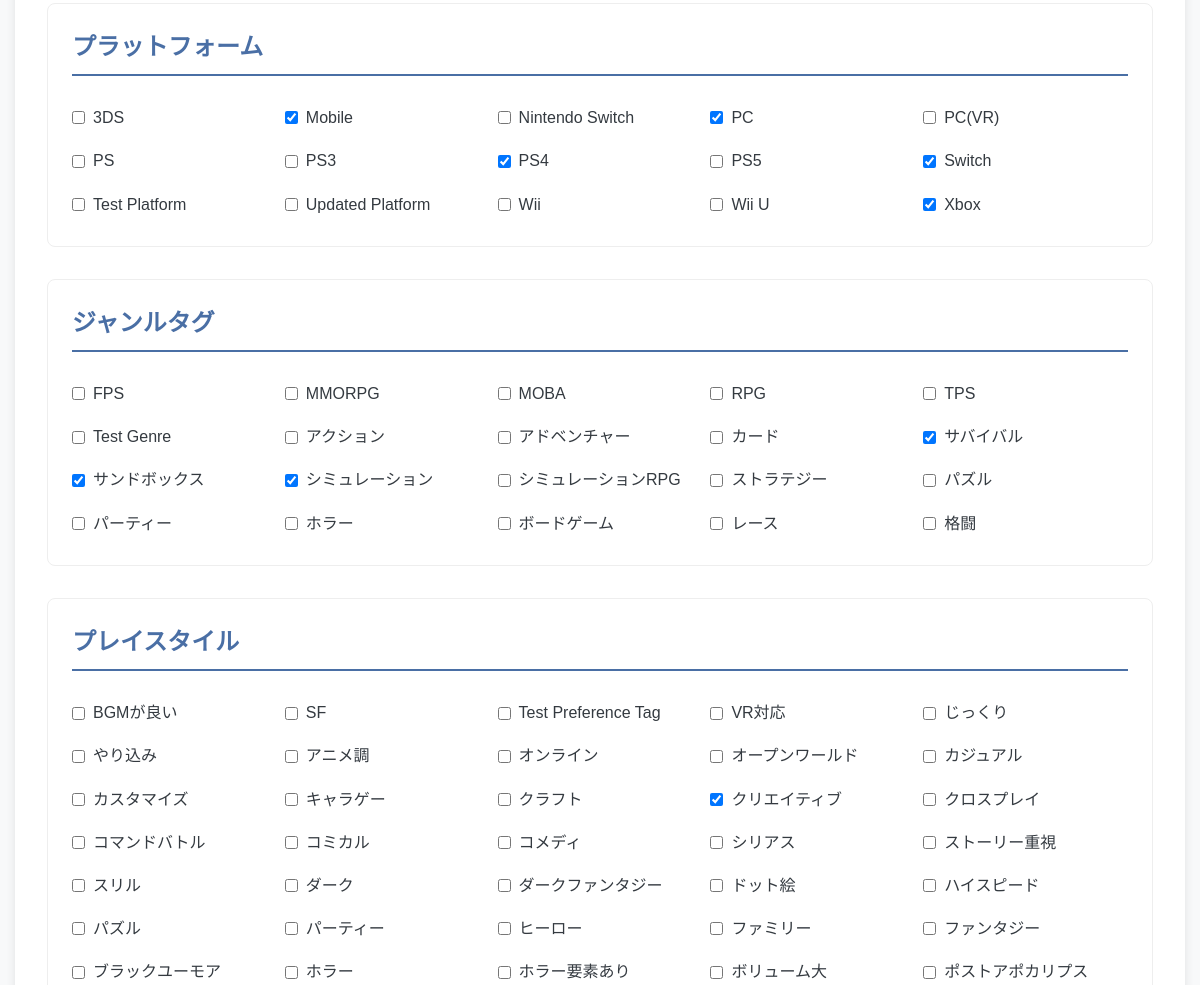
The app's page /edit/5 (middle part), older data.
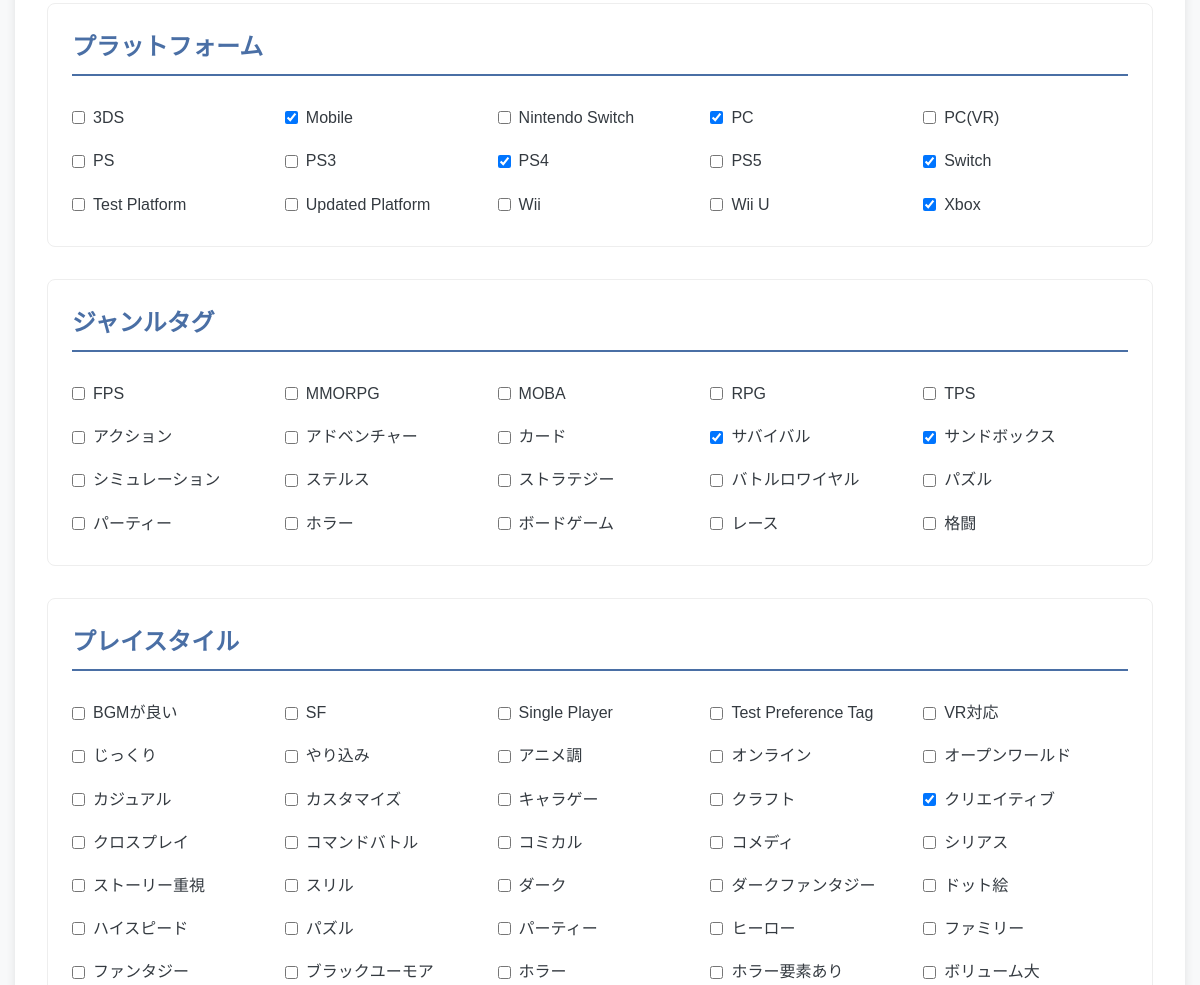
The same page, newer data.
### tables this page shows
CREATE TABLE platforms (
    platform_id INTEGER PRIMARY KEY AUTOINCREMENT,
    name TEXT NOT NULL UNIQUE,
    manufacturer TEXT,
    release_year INTEGER
);

CREATE TABLE genres (
    genre_id INTEGER PRIMARY KEY AUTOINCREMENT,
    name TEXT NOT NULL UNIQUE,
    description TEXT
);

### app.py (the view, shortened to what this page needs)
@app.route('/edit/<int:game_id>', methods=['GET', 'POST'])
def edit_game(game_id):
    game = game_dao.get_game_by_id(game_id)
    if not game:
        flash('Game not found', 'error')
        return redirect(url_for('index'))
    filter_options = get_filter_options()
    formatted_game = {
        'game_id': game['game_id'],
        'title': game['title'],
        'release_date': game['release_date'],
        'description': game['description'],
        'rating': game['rating'],
        'price': game['price'],
        'image_url': game['image_url'],
        'developer_name': game['developer']['name'],
        'developer_country': game['developer']['country'],
        'genre': game['genre']['name'],
        'platforms': game['platforms'],
        'genre_tags': game['genre_tags'],
        'preference_tags': game['preference_tags']
    }
    return render_template('edit.html',
                         game=formatted_game,
                         filter_options=filter_options)

### app.py (called while the page is built)
def get_filter_options():
    genres = game_dao.db_manager.execute_query("SELECT DISTINCT name FROM genres ORDER BY name")
    genre_options = [g[0] for g in genres]
    preferences = game_dao.db_manager.execute_query("SELECT DISTINCT name FROM preferences WHERE category = 'preference' ORDER BY name")
    preference_options = [p[0] for p in preferences]
    countries = game_dao.db_manager.execute_query("SELECT DISTINCT country FROM developers ORDER BY country")
    country_options = [c[0] for c in countries]
    platforms = game_dao.db_manager.execute_query("SELECT DISTINCT name FROM platforms ORDER BY name")
    platform_options = [p[0] for p in platforms]
    return {
        'genres': genre_options,
        'preferences': preference_options,
        'countries': country_options,
        'platforms': platform_options
    }

### backend/db_manager.py (called while the page is built)
    def connect(self) -> sqlite3.Connection:
        if self._connection is None:
            self._connection = sqlite3.connect(self.db_path)
            self._connection.execute("PRAGMA foreign_keys = ON")
            self._connection.execute("PRAGMA case_sensitive_like = ON")
        return self._connection

### templates/edit.html (shortened to what this page needs)
{% extends "base.html" %}
{% block content %}
<div class="form-page">
<form method="post" action="{{ url_for('edit_game', game_id=game.game_id) }}" class="game-form" enctype="multipart/form-data">
        <div class="form-section">
            <h2>プラットフォーム</h2>
            <div class="checkbox-group">
                {% for platform in filter_options.platforms %}
                    <label class="checkbox-label">
                        <input type="checkbox" name="platforms" value="{{ platform }}"
                            {% if platform in game.platforms %}checked{% endif %}>
                        {{ platform }}
                    </label>
                {% endfor %}
            </div>
        </div>
        <div class="form-section">
            <h2>ジャンルタグ</h2>
            <div class="checkbox-group">
                {% for genre in filter_options.genres %}
                    <label class="checkbox-label">
                        <input type="checkbox" name="genre_tags" value="{{ genre }}"
                            {% if genre in game.genre_tags %}checked{% endif %}>
                        {{ genre }}
                    </label>
                {% endfor %}
            </div>
        </div>
        <div class="form-section">
            <h2>プレイスタイル</h2>
            <div class="checkbox-group">
                {% for preference in filter_options.preferences %}
                    <label class="checkbox-label">
                        <input type="checkbox" name="preference_tags" value="{{ preference }}"
                            {% if preference in game.preference_tags %}checked{% endif %}>
                        {{ preference }}
                    </label>
                {% endfor %}
            </div>
        </div>
    </form>
</div>
{% endblock %}

Row changes from the older to the newer data that the page shows:
removed genres: name "Test Genre"
removed genres: name "シミュレーションRPG"
computed for genres "シミュレーション": genre_tags "☑" → "☐"
added genres: name "ステルス"
added genres: name "バトルロワイヤル"
Text that changed along with them:
new list line: "☐ Single Player"
list line gone: "☐ ポストアポカリプス"
